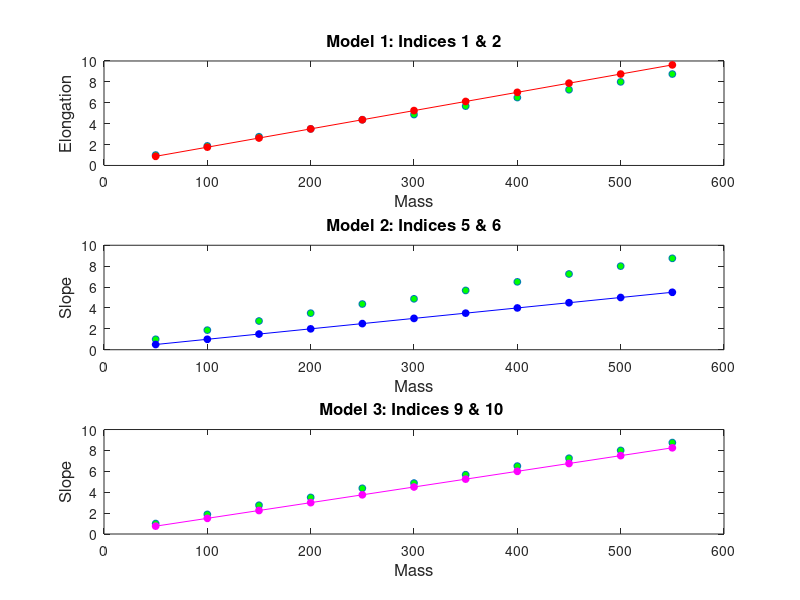
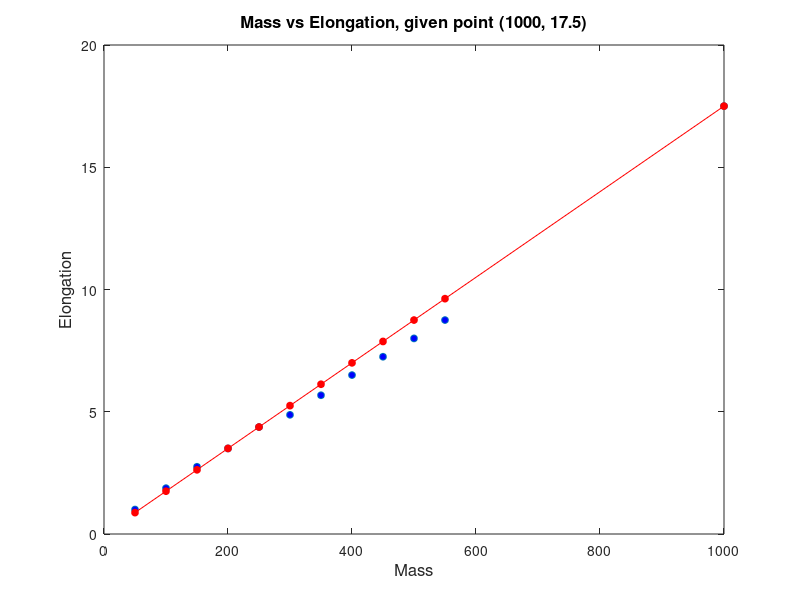

Reproduce these figures in MATLAB, in order.
% Cozette Dyer 9/1/2022 
% MATH-3583 -- Math modeling
% 
% Assignment: 3 linear model comparison
%  a) subplot function to plot three graph for m vs e in a row. 
%  b) given m=1000, e=17.5, which model fits the new graph best? 
% ----------------------------------------------------------------

clear       % clears ALL variables
clc         % clears the command window
close all;

%%  Variables
mass = 50:50:550; % vector of mass values
elongation = [1.000 1.875 2.750 3.500 4.375 4.875 5.675 6.500 7.250 8.000 8.750];
% vector of elongation values

new_mass = mass;
new_elongation = elongation;

new_mass(end+1) = 1000;
new_elongation(end+1) = 17.5;

k1 = (elongation(2)-elongation(1))/(mass(2)-mass(1)); % model 1 k value
slope1 = k1*mass;

k2 = (elongation(6)-elongation(5))/(mass(6)-mass(5)); % model 2 k value
slope2 = k2*mass;

k3 = (elongation(10)-elongation(9))/(mass(10)-mass(9)); % model 3 k value
slope3 = k3*mass; % bad model

new_k = (elongation(2)-elongation(1))/(mass(2)-mass(1)); 
new_slope = new_k*new_mass; % model match for additional point

figure(1)
%% Subplot 1
subplot(3,1,1);
plot(mass, elongation,'o', 'MarkerSize',5, 'MarkerFaceColor','g');
hold on
    plot(mass, slope1,'r-o', 'MarkerSize',5, 'MarkerFaceColor','r');
hold off
xlabel('Mass', 'FontSize',12)
ylabel('Elongation', 'FontSize',12)
title("Model 1: Indices 1 & 2",'FontSize',12);

%% Subplot 2
subplot(3,1,2);
plot(mass, elongation,'o', 'MarkerSize',5, 'MarkerFaceColor','g');
hold on
    plot(mass, slope2,'b-o', 'MarkerSize',5, 'MarkerFaceColor','b');
hold off
xlabel('Mass', 'FontSize',12)
ylabel('Slope', 'FontSize',12)
title("Model 2: Indices 5 & 6", 'FontSize',12);

%% Subplot 3
subplot(3,1,3);
plot(mass, elongation,'o', 'MarkerSize',5, 'MarkerFaceColor','g');
hold on
    plot(mass, slope3,'m-o', 'MarkerSize',5, 'MarkerFaceColor','m');
hold off
xlabel('Mass', 'FontSize',12)
ylabel('Slope', 'FontSize',12)
title("Model 3: Indices 9 & 10 ", 'FontSize',12);


%% Best Model  
figure(2)
plot(new_mass, new_elongation,'o', 'MarkerSize',5, 'MarkerFaceColor','b');
hold on
    plot(new_mass, new_slope,'r-o', 'MarkerSize',5, 'MarkerFaceColor','r');
hold off
xlabel('Mass', 'FontSize',12)
ylabel('Elongation', 'FontSize',12)
title("Mass vs Elongation, given point (1000, 17.5)", 'FontSize',12);

%fprintf(); disp(error) % print error to screen 

% finish!!
